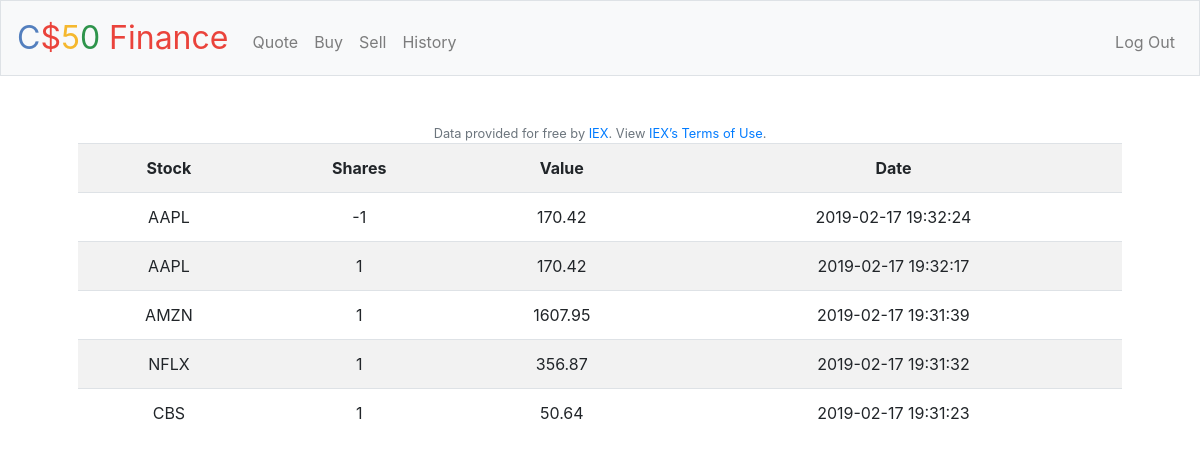
Page /history (signed in) on the committed database.
### tables this page shows
CREATE TABLE 'purchases' (
purchase_id INTEGER PRIMARY KEY,
stock VARCHAR(5) NOT NULL, 
price FLOAT(20,2),'date' datetime,
user_id INT, shares int, 
FOREIGN KEY(user_id) REFERENCES users(id)
);

### application.py (the view)
@app.route("/history")
@login_required
def history():
    purchases = db.execute(f'SELECT * FROM purchases WHERE user_id = {user.id} ORDER BY date DESC')
    return render_template('history.html', purchases = purchases)

### application.py (called while the page is built)
@app.after_request
def after_request(response):
    response.headers["Cache-Control"] = "no-cache, no-store, must-revalidate"
    response.headers["Expires"] = 0
    response.headers["Pragma"] = "no-cache"
    return response

### helpers.py (called while the page is built)
def login_required(f):
    @wraps(f)
    def decorated_function(*args, **kwargs):
        if session.get("user_id") is None:
            return redirect("/login")
        return f(*args, **kwargs)
    return decorated_function

### templates/history.html (shortened to what this page needs)
{% extends "layout.html" %}
{%block main%}
<table class="table table-striped">
    <tr>
        <th>Stock</th>
        <th>Shares</th>
        <th>Value</th>
        <th>Date</th>
    </tr>
    {% for row in purchases %}
    <tr>
        <td>{{row['stock']}}</td>
        <td>{{row['shares']}}</td>
        <td>{{row['price']}}</td>
        <td>{{row['date']}}</td>
    </tr>
    {% endfor %}
{%endblock%}

### templates/layout.html (shortened to what this page needs)
<!DOCTYPE html>
<html lang="en">
    <head>
        <link href="https://maxcdn.bootstrapcdn.com/bootstrap/4.1.3/css/bootstrap.min.css" rel="stylesheet">
        <link href="/static/styles.css" rel="stylesheet">
    </head>
    <body>
        <nav class="navbar navbar-expand-md navbar-light bg-light border">
            <a class="navbar-brand" href="/"><span class="blue">C</span><span class="red">$</span><span class="yellow">5</span><span class="green">0</span> <span class="red">Finance</span></a>
            <div class="collapse navbar-collapse" id="navbar">
                {% if session.user_id %}
                    <ul class="navbar-nav mr-auto mt-2">
                        <li class="nav-item"><a class="nav-link" href="/quote">Quote</a></li>
                        <li class="nav-item"><a class="nav-link" href="/buy">Buy</a></li>
                        <li class="nav-item"><a class="nav-link" href="/sell">Sell</a></li>
                        <li class="nav-item"><a class="nav-link" href="/history">History</a></li>
                    </ul>
                    <ul class="navbar-nav ml-auto mt-2">
                        <li class="nav-item"><a class="nav-link" href="/logout">Log Out</a></li>
                    </ul>
                {% else %}
                    <ul class="navbar-nav ml-auto mt-2">
                        <li class="nav-item"><a class="nav-link" href="/register">Register</a></li>
                        <li class="nav-item"><a class="nav-link" href="/login">Log In</a></li>
                    </ul>
                {% endif %}
            </div>
        </nav>
        <main class="container p-5">
            {% block main %}{% endblock %}
        </main>
        <footer class="small text-center text-muted">
            Data provided for free by <a href="https://iextrading.com/developer">IEX</a>. View <a href="https://iextrading.com/api-exhibit-a/">IEX’s Terms of Use</a>.
        </footer>
    </body>
</html>

### static/styles.css (style rules this page uses)
nav .navbar-brand { font-size: xx-large; }
nav .navbar-brand .blue { color: #537fbe; }
nav .navbar-brand .red { color: #ea433b; }
nav .navbar-brand .yellow { color: #f5b82e; }
nav .navbar-brand .green { color: #2e944b; }
main { overflow-x: auto; text-align: center; }

### rows in the picture
purchases: stock "AAPL", shares "-1", price "170.42", date "2019-02-17 19:32:24"
purchases: stock "AAPL", shares "1", price "170.42", date "2019-02-17 19:32:17"
purchases: stock "AMZN", shares "1", price "1607.95", date "2019-02-17 19:31:39"
purchases: stock "NFLX", shares "1", price "356.87", date "2019-02-17 19:31:32"
purchases: stock "CBS", shares "1", price "50.64", date "2019-02-17 19:31:23"
